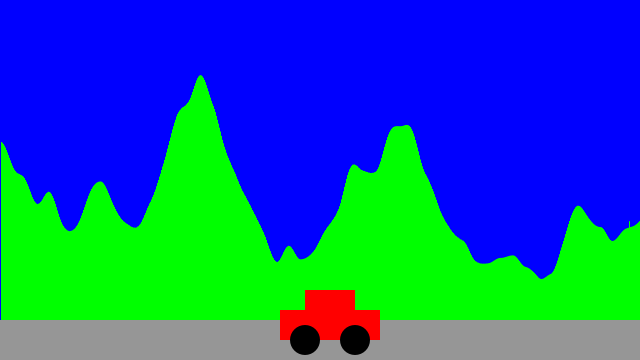
Frame 1 (no input)
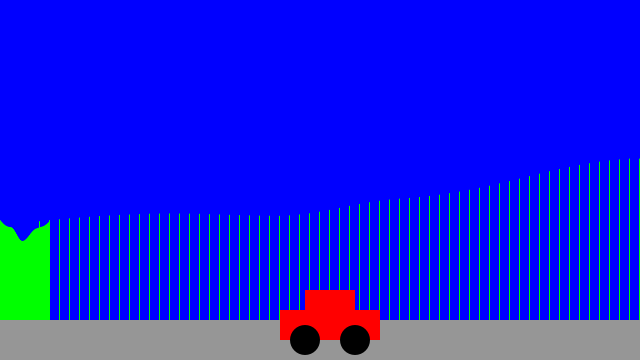
Frame 60 (the mouse pressed at the canvas centre just before this capture)
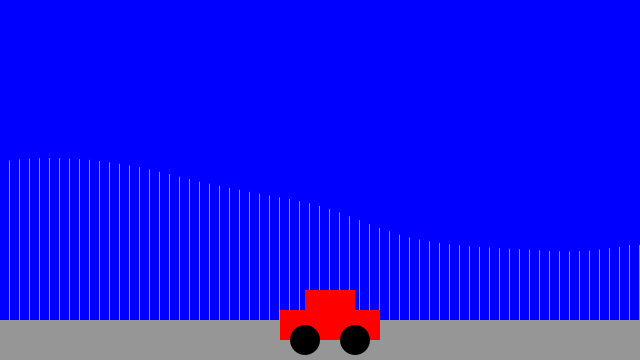
Frame 120 (the mouse held since frame 60 and released just before this capture)

The Processing sketch that drew these frames (run headless with seeded random() and noise(); from frame 60 on, the mouse is pressed at the canvas centre):

// Processing sketch: A2_6_not_from_our_team
// ── A2_6_not_from_our_team.pde
//PerlinNoise landscape assignement 2.6
//Made by: Daan Doeleman and Arthur van der Torre
landscape line;


float yoff = 0.0;
float yincrement = 0.01;
int x;

int linesCount = 640; // je hebt nog geen 10 planeten, maar wel 10 arrays. door te klikken voeg je planeten toe aan de array
landscape[] lines = new landscape[linesCount];



void setup() {
  size(640, 360);
  background(0, 0, 255);
  noStroke();

  for (int i=0; i<linesCount; i++) {
    lines[i] = new landscape(i);
  }
}

void draw() {

  for (int i=0; i<linesCount-1; i++) {
    //fill(0, 0, 255);
    //rect(0, 0, width, height);
    
    background(0,0,255);
    fill(0, 255, 0);
    lines[i] = lines[i+1];
  }

  for (int i=0; i<linesCount; i++) {
    lines[i].display();
  }

  lines[linesCount-1] = new landscape(linesCount-1);

  fill(150, 150, 150);
  rect(0, 320, width, 50);
  fill(255, 0, 0);
  rect(280, 310, 100, 30);
  rect(305, 290, 50, 30);
  fill(0, 0, 0);
  ellipse(305, 340, 30, 30);
  ellipse(355, 340, 30, 30);
}

// ── landscape.pde
//v1 = new PVector(noise(xVector)*width, noise(yVector)*height);

class landscape {
  float x=0;
  float y=0;
  float f;
  PVector v1;

  landscape(float xPos) { //constructor this defines the made atributes. en je maakt twee variable aan
    x=xPos; //haalt de ingevoerde x op van de andere  tablat. de init x is een parameter.
    f = noise(yoff)*height;
    yoff += yincrement;
  }

  void display() { 
    
    //maak zelf een naam aan om alle variables ook zichtbaar te maken. dit is de method. je add een bahaviour
    
    fill(0, 255, 0);
    rect(x, height, 1, -f);
    x=x-10;
  }
}
